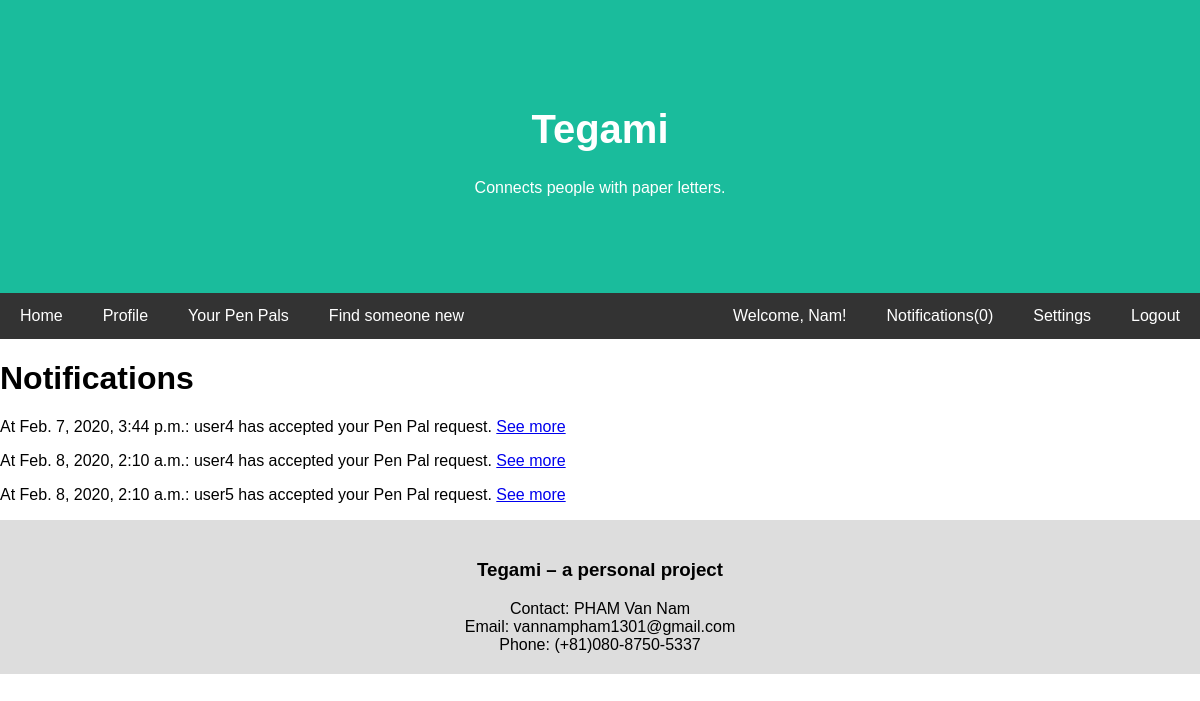
Page /account/notifications/ (signed in) on the earlier database version.
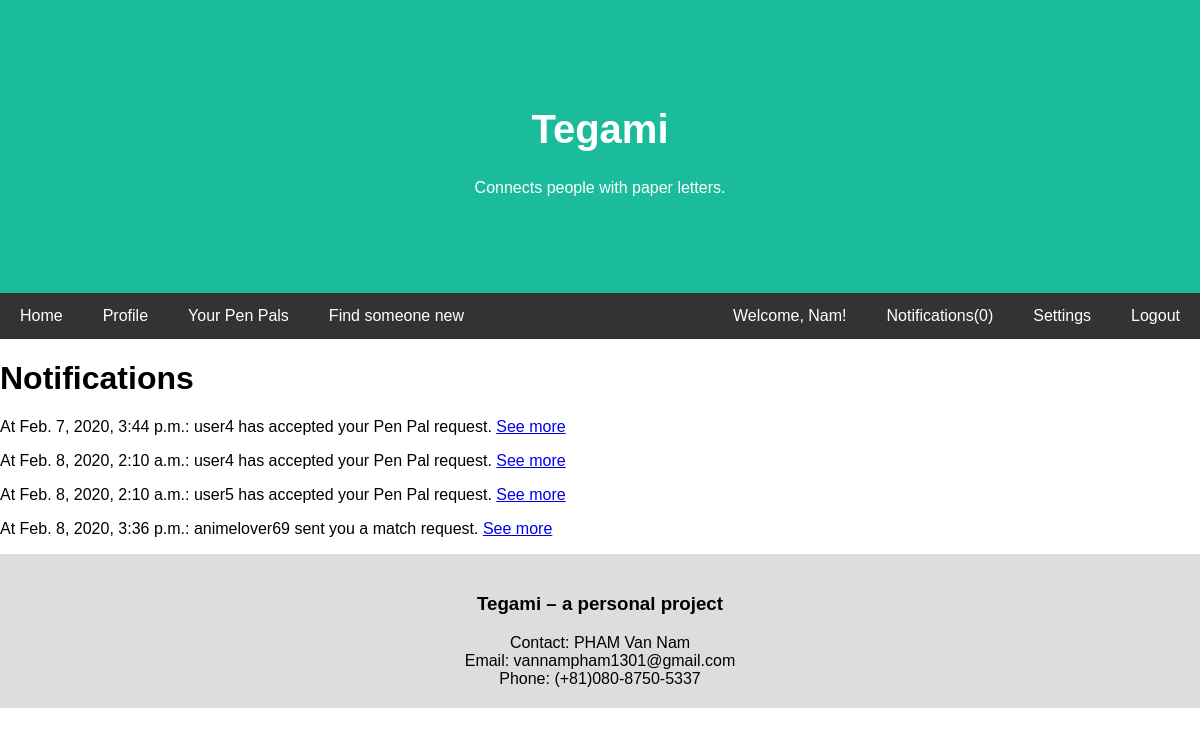
Same page on the later database version.
### userController/models.py (models this page shows, shortened)
class Profile(models.Model):
    user = models.OneToOneField(User, on_delete=models.CASCADE, related_name='profile')
    GENDER_FEMALE = 0
    GENDER_MALE = 1
    GENDER_CHOICES = [(GENDER_FEMALE, 'Female'), (GENDER_MALE, 'Male')]
    gender = models.IntegerField(choices=GENDER_CHOICES, default=GENDER_MALE)
    intro = models.TextField(max_length=500, blank=True)
    COUNTRY_CHOICES = [
        ('VN', 'Vietnam'),
        ('JP', 'Japan')
        ]
    country = models.CharField(max_length=2, choices=COUNTRY_CHOICES, default='JP')
    address = models.CharField(max_length=100, blank=True)
    DoB = models.DateField(null=True, blank=True)
    profile_pic = models.CharField(max_length=500, blank=True)
    spoken_languages= models.CharField(max_length=100, default="en")
    def count_unread_notis(self):
        notis= self.user.notifications.filter(read=False).count()
        return notis

class Notifications(models.Model):
    user= models.ForeignKey(User, on_delete=models.CASCADE, related_name='notifications')
    time= models.DateTimeField()
    content= models.TextField(max_length=200)
    read= models.BooleanField()
    url= models.URLField()

### userController/views.py (the view)
# urls.py: path('notifications/', views.notifications_view, name='notifications'),
@login_required
def notifications_view(request):
    current_user= request.user
    notifications= current_user.notifications.all()
    for noti in notifications:
        if noti.read==False:
            noti.read=True
            noti.save()
    context= {'notifications': notifications}
    return render(request, 'basic_interface/notifications.html', context)

### templates/basic_interface/notifications.html (shortened to what this page needs)
{% extends "./../common/template.html" %}
{% block content %}
    <h1>Notifications</h1>
    {% if notifications %}
        {% for noti in notifications %}
            <p>At {{ noti.time }}: {{ noti.content }} <a href="{{ noti.url }}">See more</a></p>
        {% endfor %}
    {% else %}
        <p>No notifications to display.</p>
    {% endif %}
{% endblock %}

### templates/common/template.html (shortened to what this page needs)
<!DOCTYPE html>
<html lang="en">
<head>
{% load static %}
<link rel="stylesheet" href="{% static 'css/styles.css' %}">
</head>
<body>
<a href="{% url 'home' %}" style="text-decoration: none;">
<div class="header">
  <h1>Tegami</h1>
  <p>Connects people with paper letters.</p>
</div></a>
<div class="navbar">
  <a href="{% url 'home' %}">Home</a>
  <a href="{% url 'profile' %}">Profile</a>
  <a href="{% url 'current_pals' %}">Your Pen Pals</a>
  <a href="{% url 'matching_query' %}">Find someone new</a>
  {% if user.is_authenticated %}
    <a href="{% url 'logout' %}" class="right">Logout</a>
    <a href="{% url 'settings' %}" class="right">Settings</a>
    <a href="{% url 'notifications' %}" class="right">Notifications({{ user.profile.count_unread_notis }})</a>
    <a href="{% url 'profile' %}" class="right">Welcome, {{ user.first_name }}!</a>
  {% else %}
    <a href="{% url 'register' %}" class="right">Register</a>
    <a href="{% url 'login' %}" class="right">Login</a>
  {% endif %}
</div>
<div>
    {% block content %}{% endblock %}
</div>
<div class="footer">
  <h3>Tegami – a personal project</h3>
  Contact: PHAM Van Nam <br>
  Email: vannampham1301@gmail.com<br>
  Phone: (+81)080-8750-5337
</div>
</body>
</html>

### static/css/styles.css (style rules this page uses)
* { box-sizing: border-box; }
body { font-family: Arial, Helvetica, sans-serif; margin: 0; }
.header { padding: 80px; text-align: center; background: #1abc9c; color: white; }
.header h1 { font-size: 40px; }
.navbar { overflow: hidden; background-color: #333; position: sticky; position: -webkit-sticky; top: 0; }
.navbar a { float: left; display: block; color: white; text-align: center; padding: 14px 20px; text-decoration: none; }
.navbar a.right { float: right; }
.footer { padding: 20px; text-align: center; background: #ddd; }

Differences in the rows shown:
added Notifications: time "Feb. 8, 2020, 3:36 p.m.", content "animelover69 sent you a match request."
